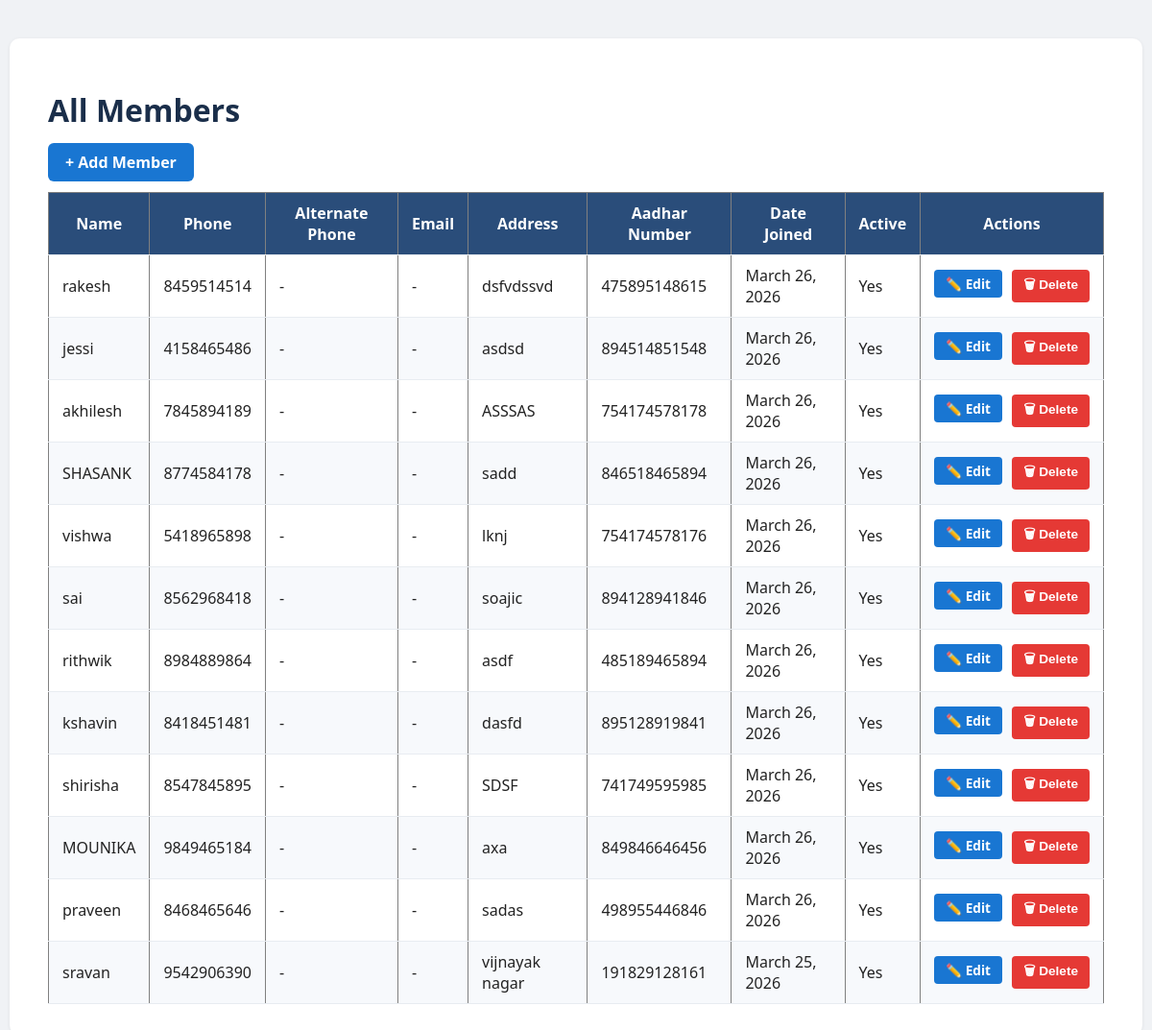
Screenshot of /management/members/ with the database file from the repository.
### management/models.py (models this page shows, shortened)
class Member(models.Model):
    name = models.CharField(max_length=200)
    phone = models.CharField(
        max_length=10,
        validators=[RegexValidator(r'^\d{10}$', 'Enter a valid 10-digit phone number.')]
    )
    alternate_phone = models.CharField(max_length=10, blank=True, null=True)
    email = models.EmailField(blank=True, null=True)
    address = models.TextField()
    aadhar_number = models.CharField(max_length=12, unique=True)
    date_joined = models.DateField(auto_now_add=True)
    is_active = models.BooleanField(default=True)
    class Meta:
        verbose_name = 'Member'
        verbose_name_plural = 'Members'
        ordering = ['name']

### management/views.py (the view)
# urls.py: path('members/', views.all_members, name='all_members'),
def all_members(request):
    members = Member.objects.all().order_by('-date_joined')
    return render(request, 'management/all_members.html', {'members': members})

### management/templates/management/all_members.html
{% extends 'base.html' %}
{% block content %}
<h1>All Members</h1>
<div style="margin-bottom: 18px;">
    <a href="{% url 'create_member' %}" style="background: #1976d2; color: #fff; padding: 9px 18px; border-radius: 6px; text-decoration: none; font-weight: 600;">+ Add Member</a>
</div>
<table border="1" cellpadding="8" cellspacing="0">
    <thead>
        <tr>
            <th>Name</th>
            <th>Phone</th>
            <th>Alternate Phone</th>
            <th>Email</th>
            <th>Address</th>
            <th>Aadhar Number</th>
            <th>Date Joined</th>
            <th>Active</th>
            <th>Actions</th>
        </tr>
    </thead>
    <tbody>
    {% for member in members %}
        <tr>
            <td>{{ member.name }}</td>
            <td>{{ member.phone }}</td>
            <td>{{ member.alternate_phone|default:'-' }}</td>
            <td>{{ member.email|default:'-' }}</td>
            <td>{{ member.address }}</td>
            <td>{{ member.aadhar_number }}</td>
            <td>{{ member.date_joined }}</td>
            <td>{{ member.is_active|yesno:'Yes,No' }}</td>
            <td style="white-space:nowrap;">
                <a href="{% url 'edit_member_details' member.id %}" style="background:#1976d2;color:#fff;padding:5px 12px;border-radius:4px;text-decoration:none;font-weight:600;font-size:0.85em;margin-right:6px;">✏️ Edit</a>
                <form action="{% url 'delete_member' member.id %}" method="get" style="display:inline;">
                    <button type="submit" onclick="return confirm('Are you sure you want to delete {{ member.name }}?');" style="background:#e53935;color:#fff;border:none;padding:5px 12px;border-radius:4px;font-weight:600;font-size:0.85em;cursor:pointer;">🗑 Delete</button>
                </form>
            </td>
        </tr>
    {% empty %}
        <tr><td colspan="9">No members found.</td></tr>
    {% endfor %}
    </tbody>
</table>
{% endblock %}

### management/templates/base.html (style rules this page uses)
body { font-family: 'Segoe UI', Arial, sans-serif; background: #f0f2f5; color: #222; margin: 0; padding: 0; }
h1, h2 { color: #1a2e4a; }
table { border-collapse: collapse; width: 100%; margin-top: 20px; }
th, td { padding: 10px 14px; border-bottom: 1px solid #e8ecf1; }
th { background: #2a4d7a; color: #fff; font-weight: 600; }
tr:nth-child(even) { background: #f7f9fc; }
button, a.button { background: #e53935; color: #fff; border: none; padding: 7px 16px; border-radius: 5px; font-weight: 600; text-decoration: none; cursor: pointer; }

### rows the page displays
Member: name "rakesh", phone "8459514514", alternate_phone "-", email "-", address "dsfvdssvd", aadhar_number "475895148615", date_joined "March 26, 2026", is_active "Yes"
Member: name "jessi", phone "4158465486", alternate_phone "-", email "-", address "asdsd", aadhar_number "894514851548", date_joined "March 26, 2026", is_active "Yes"
Member: name "akhilesh", phone "7845894189", alternate_phone "-", email "-", address "ASSSAS", aadhar_number "754174578178", date_joined "March 26, 2026", is_active "Yes"
Member: name "SHASANK", phone "8774584178", alternate_phone "-", email "-", address "sadd", aadhar_number "846518465894", date_joined "March 26, 2026", is_active "Yes"
Member: name "vishwa", phone "5418965898", alternate_phone "-", email "-", address "lknj", aadhar_number "754174578176", date_joined "March 26, 2026", is_active "Yes"
Member: name "sai", phone "8562968418", alternate_phone "-", email "-", address "soajic", aadhar_number "894128941846", date_joined "March 26, 2026", is_active "Yes"
Member: name "rithwik", phone "8984889864", alternate_phone "-", email "-", address "asdf", aadhar_number "485189465894", date_joined "March 26, 2026", is_active "Yes"
Member: name "kshavin", phone "8418451481", alternate_phone "-", email "-", address "dasfd", aadhar_number "895128919841", date_joined "March 26, 2026", is_active "Yes"
Member: name "shirisha", phone "8547845895", alternate_phone "-", email "-", address "SDSF", aadhar_number "741749595985", date_joined "March 26, 2026", is_active "Yes"
Member: name "MOUNIKA", phone "9849465184", alternate_phone "-", email "-", address "axa", aadhar_number "849846646456", date_joined "March 26, 2026", is_active "Yes"
Member: name "praveen", phone "8468465646", alternate_phone "-", email "-", address "sadas", aadhar_number "498955446846", date_joined "March 26, 2026", is_active "Yes"
Member: name "sravan", phone "9542906390", alternate_phone "-", email "-", address "vijnayak nagar", aadhar_number "191829128161", date_joined "March 25, 2026", is_active "Yes"
